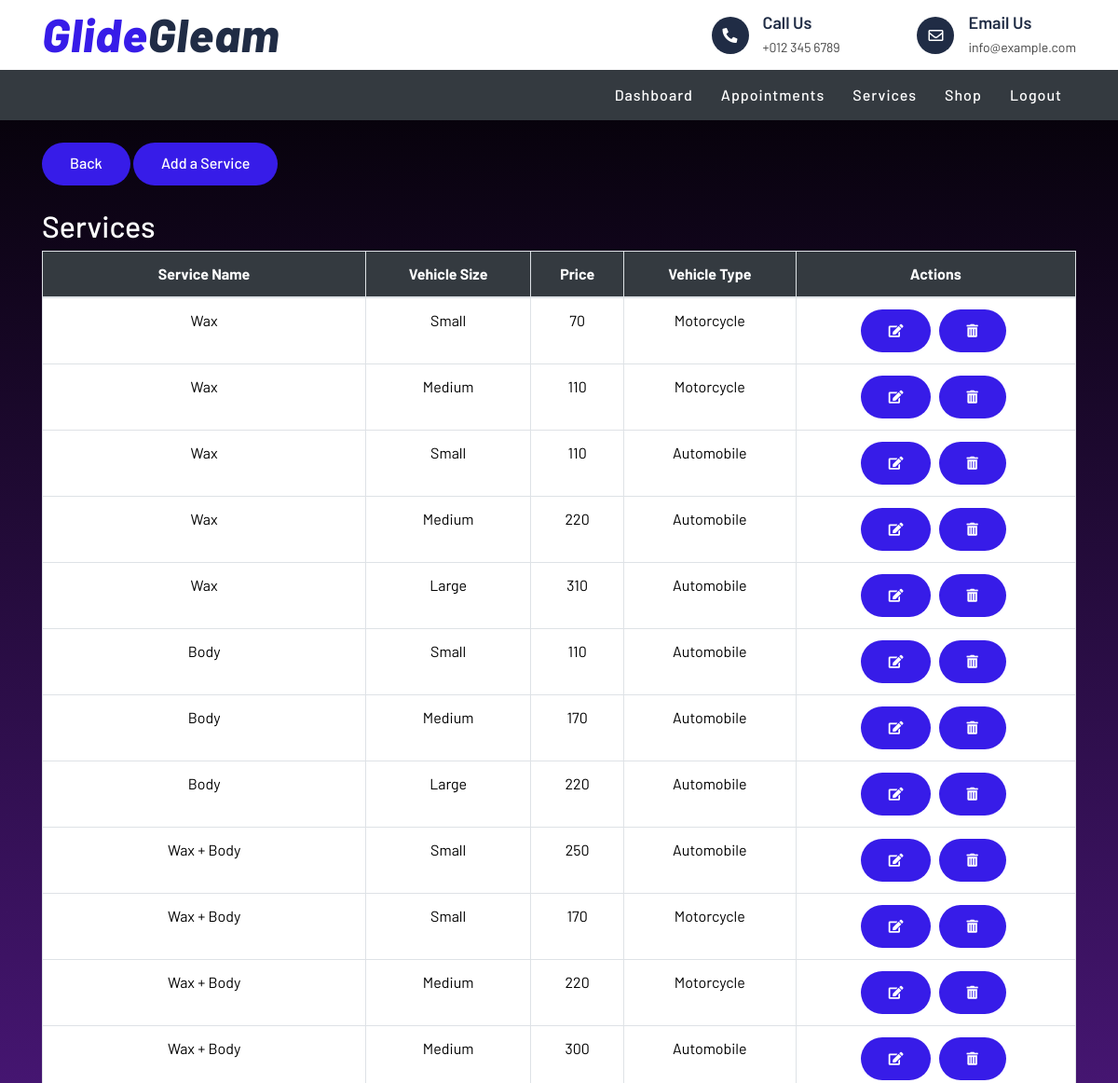
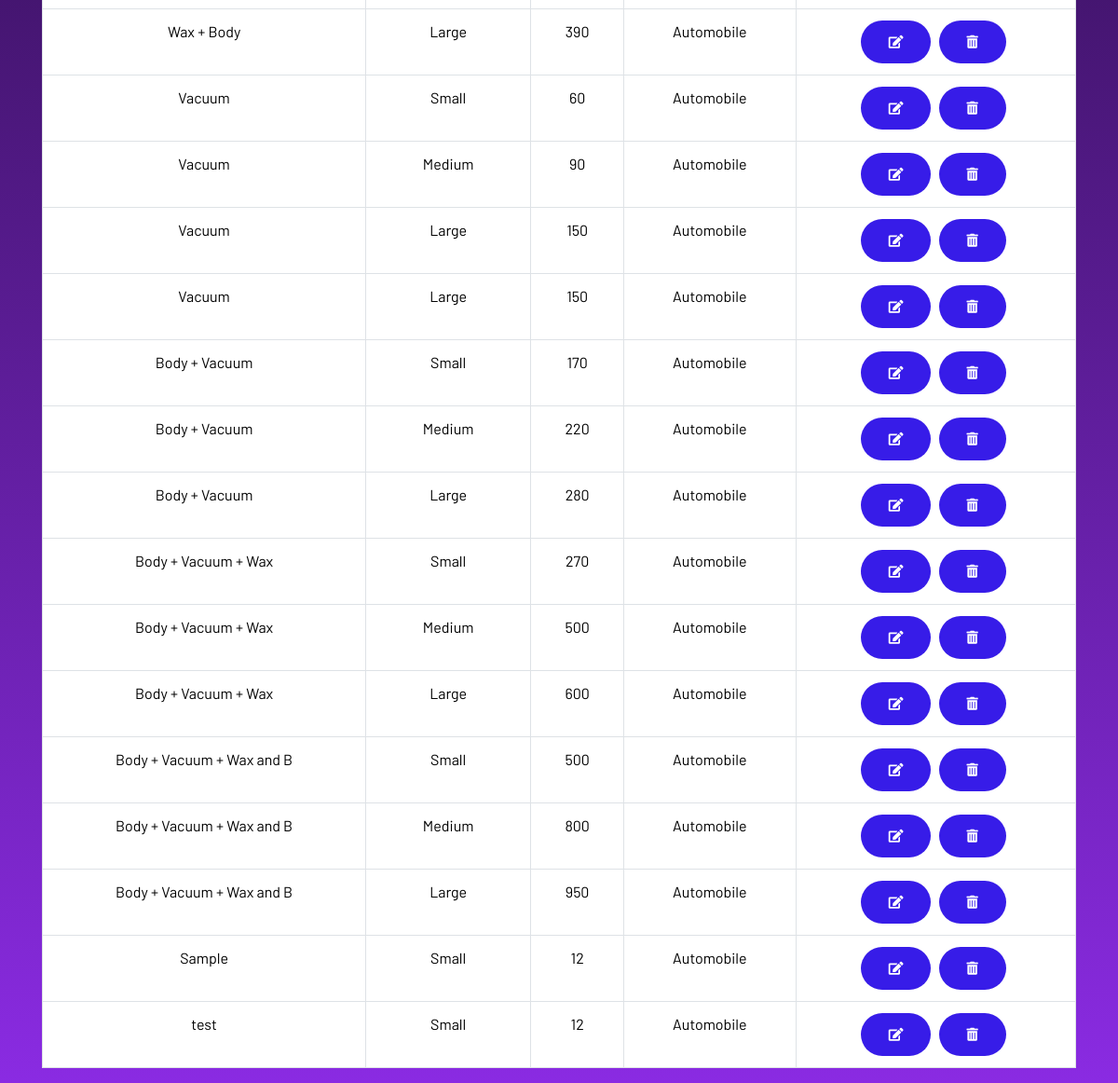
Screenshot of /shopOwner/services.php (signed in) with the database file from the repository (2 pictures, top to bottom).
### tables this page shows
CREATE TABLE `services` (
  `service_id` int(4) NOT NULL,
  `shop_info_id` int(3) NOT NULL,
  `serviceName` varchar(25) NOT NULL,
  `service_price` int(5) NOT NULL,
  `vehicle_size` varchar(10) NOT NULL,
  `vehicle_type` varchar(20) NOT NULL
);

### shopOwner/services.php (the view, shortened to what this page needs)
<?php
include("../connection.php");
?>
<!DOCTYPE html>
<html lang="en">
<head>
    <link href="https://stackpath.bootstrapcdn.com/bootstrap/4.5.2/css/bootstrap.min.css" rel="stylesheet">
    <link href="https://cdnjs.cloudflare.com/ajax/libs/font-awesome/5.15.4/css/all.min.css" rel="stylesheet">
    <link href="../css/style.css" rel="stylesheet">
</head>
<body>
    <div class="top-bar">
        <div class="container">
            <div class="row align-items-center">
                <div class="col-lg-4 col-md-12">
                    <div class="logo">
                        <a href="index.php">
                            <h1>Glide<span>Gleam</span></h1>
                        </a>
                    </div>
                </div>
                <div class="col-lg-8 col-md-7 d-none d-lg-block">
                    <div class="row">
                        <div class="col-4"></div>
                        <div class="col-4">
                            <div class="top-bar-item">
                                <div class="top-bar-icon">
                                    <i class="fa fa-phone-alt"></i>
                                </div>
                                <div class="top-bar-text">
                                    <h3>Call Us</h3>
                                    <p>+012 345 6789</p>
                                </div>
                            </div>
                        </div>
                        <div class="col-4">
                            <div class="top-bar-item">
                                <div class="top-bar-icon">
                                    <i class="far fa-envelope"></i>
                                </div>
                                <div class="top-bar-text">
                                    <h3>Email Us</h3>
                                    <p>info@example.com</p>
                                </div>
                            </div>
                        </div>
                    </div>
                </div>
            </div>
        </div>
    </div>
    <nav class="nav-bar navbar-expand-lg navbar-dark bg-dark">
        <div class="container">
            <div class="collapse navbar-collapse" id="navbarNav">
                <ul class="navbar-nav ml-auto">
                <li class="nav-item">
                    <a class="nav-link" href="index.php">Dashboard</a>
                    </li>
                    <li class="nav-item">
                        <a class="nav-link" href="appointment.php">Appointments</a>
                    </li>
                    <li class="nav-item">
                        <a class="nav-link" href="services.php">Services</a>
                    </li>
                    <li class="nav-item">
                        <a class="nav-link" href="addShop.php">Shop</a>
                    </li>
                    <li class="nav-item">
                        <a class="nav-link" href="../signout.php">Logout</a>
                    </li>
                </ul>
            </div>
        </div>
    </nav>
    <div class="container mt-4">
        <a class="btn btn-custom" href="index.php" role="button">Back</a>
        <a class="btn btn-custom" href="addServices.php" role="button">Add a Service</a>
    </div>
    <div id="servicesTable" class="container mt-4">
        <div class="section-title">
            <h2>Services</h2>
        </div>
        <div class="table-responsive">
            <div class="text-center">
                <table class="table table-bordered">
                    <thead>
                        <tr>
                            <th>Service Name</th>
                            <th>Vehicle Size</th>
                            <th>Price</th>
                            <th>Vehicle Type</th>
                            <th>Actions</th>
                        </tr>
                    </thead>
                    <tbody>
                        <?php
                        $shop_owner_id = $_SESSION['id'];
                        $query_shop_info_id = "SELECT shop_info_id FROM shop_info WHERE shop_owner_id = '$shop_owner_id'";
                        $result_shop_info_id = $database->query($query_shop_info_id);
                        $row_shop_info_id = $result_shop_info_id->fetch_assoc();
                        $shop_info_id = $row_shop_info_id['shop_info_id'];
                        $sql2 = "SELECT * FROM services WHERE shop_info_id = '$shop_info_id'";
                        $result2 = $database->query($sql2);
                        while ($row = $result2->fetch_assoc()) {
                            echo "
                            <tr>
                                <td>{$row['serviceName']}</td>
                                <td>{$row['vehicle_size']}</td>
                                <td>{$row['service_price']}</td>
                                <td>{$row['vehicle_type']}</td>
                                <td class='action-btns'>
                                    <a class='btn btn-custom btn-sm' href='/cws/carwashowner/edit.php?shop_info_id={$row['shop_info_id']}'>
                                        <i class='fas fa-edit fa-sm'></i>
                                    </a>
                                    <a class='btn btn-custom btn-sm' href='/cws/carwashowner/delete.php?shop_info_id={$row['shop_info_id']}'>
                                        <i class='fas fa-trash-alt fa-sm'></i>
                                    </a>
                                </td>
                            </tr>";
                        }
                        ?>
                    </tbody>
                </table>
            </div>
        </div>
    </div>
</body>
</html>

### css/style.css (style rules this page uses)
body { color: #444444; font-weight: 400; background: #ffffff; font-family: 'Barlow', sans-serif; }
h1, h2, h3, h4, h5, h6 { color: #202C45; }
a { color: #202C45; transition: .3s; }
.btn.btn-custom { padding: 10px 30px 12px 30px; text-align: center; font-size: 16px; font-weight: 500; color: #ffffff; background: #371ce8; border: none; border-radius: 60px; box-shadow: inset 0 0 0 0 #202C45; transition: ease-out 0.5s; -webkit-transition: ease-out 0.5s; -moz-transition: ease-out 0.5s; }
.top-bar { position: relative; height: 75px; display: flex; align-items: center; background: #ffffff; }
.top-bar .logo { text-align: left; overflow: hidden; }
.top-bar .logo h1 { margin: -4px 0 0 0; color: #371ce8; font-size: 50px; line-height: 50px; font-weight: 800; letter-spacing: 1px; font-style: italic; }
.top-bar .logo h1 span { color: #202C45; }
.top-bar .top-bar-item { display: flex; align-items: center; justify-content: flex-end; }
.top-bar .top-bar-icon { width: 40px; height: 40px; display: flex; align-items: center; justify-content: center; background: #202C45; border-radius: 40px; }
.top-bar .top-bar-icon i { margin: 0; color: #ffffff; font-size: 16px; }
.top-bar .top-bar-text { padding-left: 15px; }
.top-bar .top-bar-text h3 { margin: 0 0 5px 0; font-size: 18px; font-weight: 600; }
.top-bar .top-bar-text p { margin: 0; font-size: 14px; font-weight: 400; }
.nav-bar { position: relative; background: #202C45; }
.navbar-dark .navbar-nav .nav-link, .navbar-dark .navbar-nav .nav-link:focus, .navbar-dark .navbar-nav .nav-link:hover, .navbar-dark .navbar-nav .nav-link.active { color: #ffffff; padding: 15px; font-weight: 500; letter-spacing: 1px; }

### shopOwner/services.php (style rules this page uses)
.section-title h2 { color: white; }
th { background-color: #343a40; color: #fff; }
tbody tr { background-color: #fff; color: #000000; }
tbody tr:nth-child(even) { background-color: #fff; color: #000000; }
.action-btns .btn { margin-right: 5px; }
html, body { height: 100%; margin: 0; padding: 0; overflow-x: hidden; }
body { background: linear-gradient(to bottom, #000000, #8A2BE2); }

### rows the page displays
services: serviceName "Wax", vehicle_size "Small", service_price "70", vehicle_type "Motorcycle"
services: serviceName "Wax", vehicle_size "Medium", service_price "110", vehicle_type "Motorcycle"
services: serviceName "Wax", vehicle_size "Small", service_price "110", vehicle_type "Automobile"
services: serviceName "Wax", vehicle_size "Medium", service_price "220", vehicle_type "Automobile"
services: serviceName "Wax", vehicle_size "Large", service_price "310", vehicle_type "Automobile"
services: serviceName "Body", vehicle_size "Small", service_price "110", vehicle_type "Automobile"
services: serviceName "Body", vehicle_size "Medium", service_price "170", vehicle_type "Automobile"
services: serviceName "Body", vehicle_size "Large", service_price "220", vehicle_type "Automobile"
services: serviceName "Wax + Body", vehicle_size "Small", service_price "250", vehicle_type "Automobile"
services: serviceName "Wax + Body", vehicle_size "Small", service_price "170", vehicle_type "Motorcycle"
services: serviceName "Wax + Body", vehicle_size "Medium", service_price "220", vehicle_type "Motorcycle"
services: serviceName "Wax + Body", vehicle_size "Medium", service_price "300", vehicle_type "Automobile"
services: serviceName "Wax + Body", vehicle_size "Large", service_price "390", vehicle_type "Automobile"
services: serviceName "Vacuum", vehicle_size "Small", service_price "60", vehicle_type "Automobile"
services: serviceName "Vacuum", vehicle_size "Medium", service_price "90", vehicle_type "Automobile"
services: serviceName "Vacuum", vehicle_size "Large", service_price "150", vehicle_type "Automobile"
services: serviceName "Vacuum", vehicle_size "Large", service_price "150", vehicle_type "Automobile"
services: serviceName "Body + Vacuum", vehicle_size "Small", service_price "170", vehicle_type "Automobile"
services: serviceName "Body + Vacuum", vehicle_size "Medium", service_price "220", vehicle_type "Automobile"
services: serviceName "Body + Vacuum", vehicle_size "Large", service_price "280", vehicle_type "Automobile"
services: serviceName "Body + Vacuum + Wax", vehicle_size "Small", service_price "270", vehicle_type "Automobile"
services: serviceName "Body + Vacuum + Wax", vehicle_size "Medium", service_price "500", vehicle_type "Automobile"
services: serviceName "Body + Vacuum + Wax", vehicle_size "Large", service_price "600", vehicle_type "Automobile"
services: serviceName "Body + Vacuum + Wax and B", vehicle_size "Small", service_price "500", vehicle_type "Automobile"
services: serviceName "Body + Vacuum + Wax and B", vehicle_size "Medium", service_price "800", vehicle_type "Automobile"
services: serviceName "Body + Vacuum + Wax and B", vehicle_size "Large", service_price "950", vehicle_type "Automobile"
services: serviceName "Sample", vehicle_size "Small", service_price "12", vehicle_type "Automobile"
services: serviceName "test", vehicle_size "Small", service_price "12", vehicle_type "Automobile"
